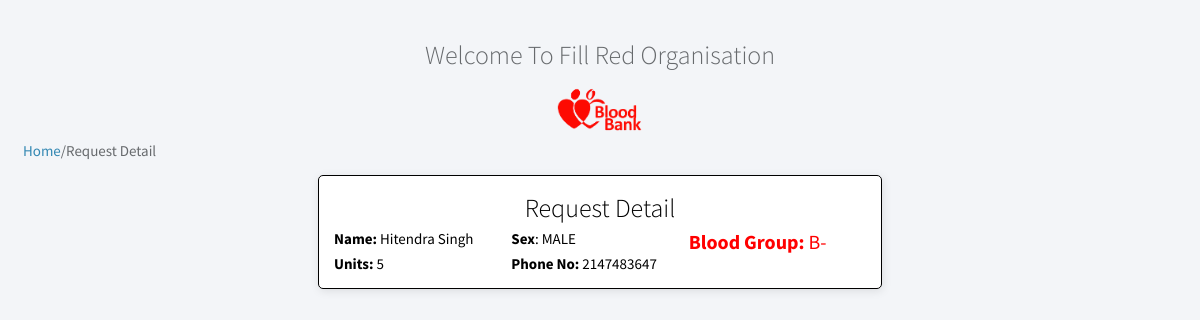
Screenshot of /requestInfo.php?pass=r10002 with the database file from the repository.
### tables this page shows
CREATE TABLE `request` (
  `rid` varchar(10) NOT NULL,
  `pId` varchar(10) DEFAULT NULL,
  `date` date NOT NULL,
  `units` int(2) NOT NULL,
  `unitsRecieved` int(2) NOT NULL DEFAULT '0'
);

CREATE TABLE `patient` (
  `pid` varchar(10) NOT NULL,
  `pFName` varchar(20) NOT NULL,
  `pLName` varchar(20) NOT NULL,
  `pSex` varchar(6) NOT NULL,
  `pAge` int(3) NOT NULL,
  `pAdress` varchar(100) DEFAULT NULL,
  `pPhoneNo` int(10) DEFAULT NULL,
  `pBloodGroup` varchar(3) DEFAULT NULL,
  `p_pincode` int(6) NOT NULL,
  `p_city` varchar(20) DEFAULT NULL
);

### requestInfo.php (the view, shortened to what this page needs)
<!doctype html>
<html lang="en">
<head>
	<link rel="stylesheet" href="./css/index.css">
	<link rel="stylesheet" href="./css/extra.css">
	<link rel="stylesheet" href="https://use.fontawesome.com/releases/v5.5.0/css/all.css">
</head>
<body>
	<div class="container">
		<div class="row text-center">
			<h1 class="heading">Welcome To Fill Red Organisation</h1>
		</div>
		<div class="row text-center">
			<center><img class="head-img" src="blood-bank.png"></center>
		</div>
		<div class="row">
			<span class=""><a href="./index.php">Home</a>/Request Detail</span>
		</div>
		<div class="row card black-text border">
			<div class="black-text padding">
				<h2 class="heading">Request Detail</h2>
				<?php
					include "./DB/DbConnection.php";
						if ($_SERVER['REQUEST_METHOD'] == 'GET') {
							$query='SELECT * FROM patient,request WHERE request.rid="'.$_GET['pass'].'" AND request.pid=patient.pid';
							$result = mysqli_query($connection,$query);
							if(mysqli_num_rows($result)>0){
							while ($row = mysqli_fetch_array($result)) {
								echo '<div class="align-row row-3">
								<div class="float-left col"><b>Name: </b>'.$row['pFName'].' '.$row['pLName'].'</div>';
								echo '<div class="float-center col"><b>Sex</b>: '.$row['pSex'].'</div>';
								echo '<div class="float-right col"><span class="red-text"><b>Blood Group: </b>'.$row['pBloodGroup'].' </span></div>';
								echo '<div class="float-center col"><b>Units: </b>'.$row['units'].'</div>';
								echo '<div class="float-center col"><b>Phone No: </b>'.$row['pPhoneNo'].'</div>';
								echo'</div>';
								}
							}
							else{
								echo"No Donors Available at the mmoment.";
								}
							}
					?>
			</div>
		</div>
	</div>
</body>
<html>

### css/index.css (style rules this page uses)
html { position: relative; min-height: 100%; margin: 0; }
a { text-decoration: none; color: #3287B2; }
body { padding: 15px; background-color: #F3F5F8; font-family: "Source Sans Pro", sans-serif; font-size: 15px; color: #676a6d; }
.container { margin: 0; padding: 15px; }
.row { display: grid; margin-right: -15px; margin-left: -15px; }
.heading { text-align: center; margin-top: 0; margin-bottom: 5px; font-size: 26px; font-weight: 300; }
.card { -moz-box-shadow: 1px 2px 10px 0 rgba(0, 0, 0, 0.1); -webkit-box-shadow: 1px 2px 10px 0 rgba(0, 0, 0, 0.1); box-shadow: 1px 2px 10px 0 rgba(0, 0, 0, 0.1); -webkit-border-radius: 5px; -moz-border-radius: 5px; border-radius: 5px; width: 50%; margin: 0 auto; margin-top: 15px; background-color: #fff; }
.text-center { text-align: center; }
.head-img { width: 10%; margin-top: 0 auto; text-align: center; }
.border { border: 1px solid black; }
.col { grid-column: 1fr; margin: 0px 4px 0px 0 ; }
.align-row { display: flex; flex-direction: row; }
.padding { padding: 15px; }
.float-left { float: left; }
.float-right { float: right; }
.row-3 { display: grid; grid-template-columns: 33.33% 33.33% 33.33%; }
.red-text { color: red; font-size: 20px; }

### css/extra.css (style rules this page uses)
.black-text { color: black; }

### rows the page displays
request: pId.pFName "Hitendra", pId.pLName "Singh", pId.pSex "MALE", pId.pBloodGroup "B-", units "5", pId.pPhoneNo "2147483647"
